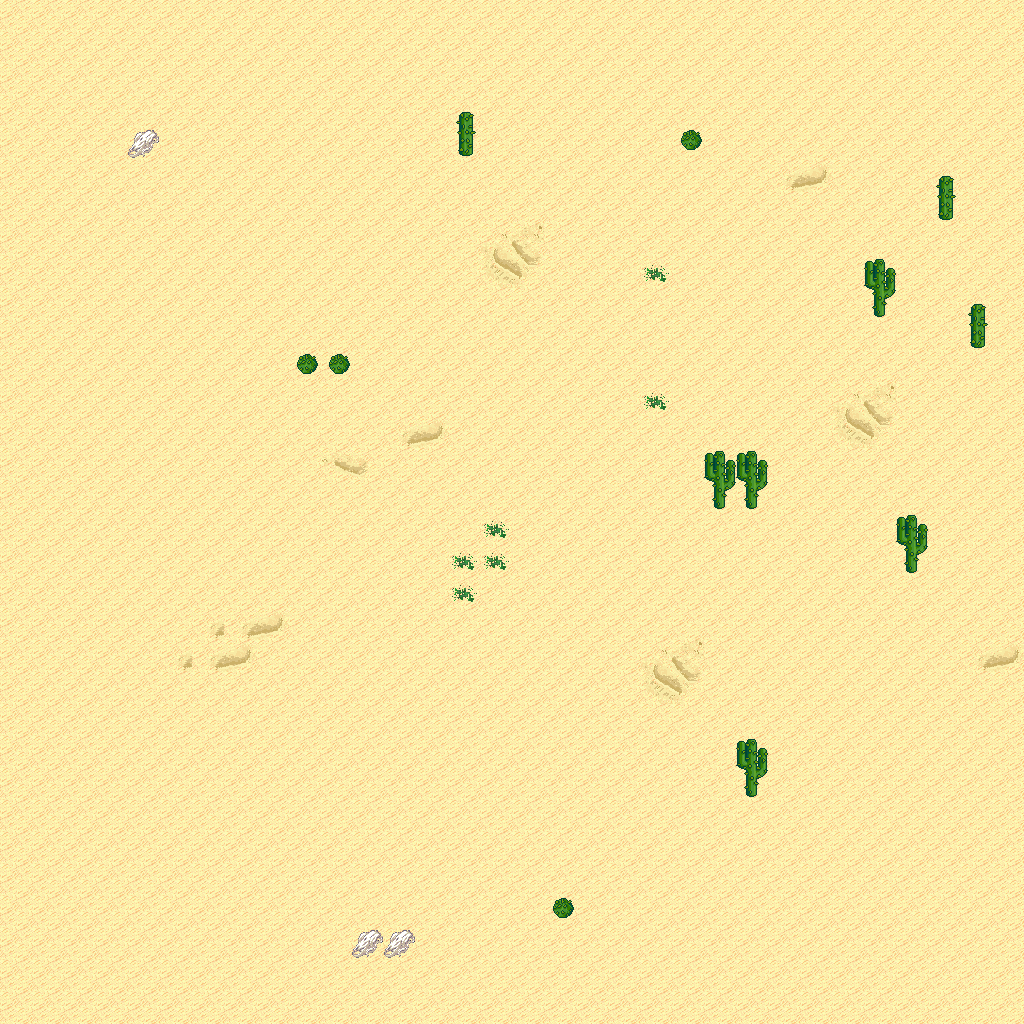

A 2D game scene composited from a Tiled map and its tileset images. What follows is a short description and the map's XML, with each tile layer's data collapsed to a summary:
An orthogonal 32x32 tile map with 32x32 px tiles, 5 tile layers (Ground, Objects, Objects2, Above, ...), 1 hidden layer not drawn, 8 tilesets.

<map version="1.10" tiledversion="1.11.0" orientation="orthogonal" renderorder="right-down" width="32" height="32" tilewidth="32" tileheight="32" infinite="0" nextlayerid="11" nextobjectid="1">
 <tileset firstgid="1" name="logic_collision" tilewidth="32" tileheight="32" tilecount="1" columns="1">
  <image source="../drawable/logic_collision.png" width="32" height="32" />
 </tileset>
 <tileset firstgid="2" name="ground_ground" tilewidth="32" tileheight="32" tilecount="33" columns="3">
  <image source="../drawable/ground_ground.png" width="96" height="352" />
 </tileset>
 <tileset firstgid="35" name="ground_ridge_earth_pale" tilewidth="32" tileheight="32" tilecount="96" columns="12">
  <image source="../drawable/ground_ridge_earth_pale.png" width="384" height="256" />
 </tileset>
 <tileset firstgid="131" name="ground_ridge_earth_dark" tilewidth="32" tileheight="32" tilecount="96" columns="12">
  <image source="../drawable/ground_ridge_earth_dark.png" width="384" height="256" />
 </tileset>
 <tileset firstgid="227" name="terrain_desert" tilewidth="32" tileheight="32" tilecount="88" columns="8">
  <image source="../drawable/terrain_desert.png" width="256" height="352" />
 </tileset>
 <tileset firstgid="315" name="plant_tree_tree_darkgreen" tilewidth="32" tileheight="32" tilecount="88" columns="8">
  <image source="../drawable/plant_tree_tree_darkgreen.png" width="256" height="352" />
 </tileset>
 <tileset firstgid="403" name="ground_sand_2" tilewidth="32" tileheight="32" tilecount="15" columns="5">
  <image source="../drawable/ground_sand_2.png" width="160" height="96" />
 </tileset>
 <tileset firstgid="418" name="plant_cactus_2" tilewidth="32" tileheight="32" tilecount="10" columns="5">
  <image source="../drawable/plant_cactus_2.png" width="160" height="64" />
 </tileset>
 <layer id="1" name="Ground" width="32" height="32">
  <data>[1024 cells, 1024 non-empty, 11 distinct tile ids]</data>
 </layer>
 <layer id="2" name="Objects" width="32" height="32">
  <data>[1024 cells, 12 non-empty, 3 distinct tile ids]</data>
 </layer>
 <layer id="3" name="Objects2" width="32" height="32">
  <data>[1024 cells, 0 non-empty, 0 distinct tile ids]</data>
 </layer>
 <layer id="4" name="Above" width="32" height="32">
  <data>[1024 cells, 8 non-empty, 2 distinct tile ids]</data>
 </layer>
 <layer id="5" name="Above2" width="32" height="32">
  <data>[1024 cells, 0 non-empty, 0 distinct tile ids]</data>
 </layer>
 <layer id="6" name="Walkable" width="32" height="32" visible="0">
  <data>[1024 cells, 15 non-empty, 1 distinct tile ids]</data>
 </layer>
 <objectgroup id="7" name="Mapevents" />
 <objectgroup id="8" name="Spawn" />
 <objectgroup id="9" name="Keys" />
 <objectgroup id="10" name="Replace" />
</map>
